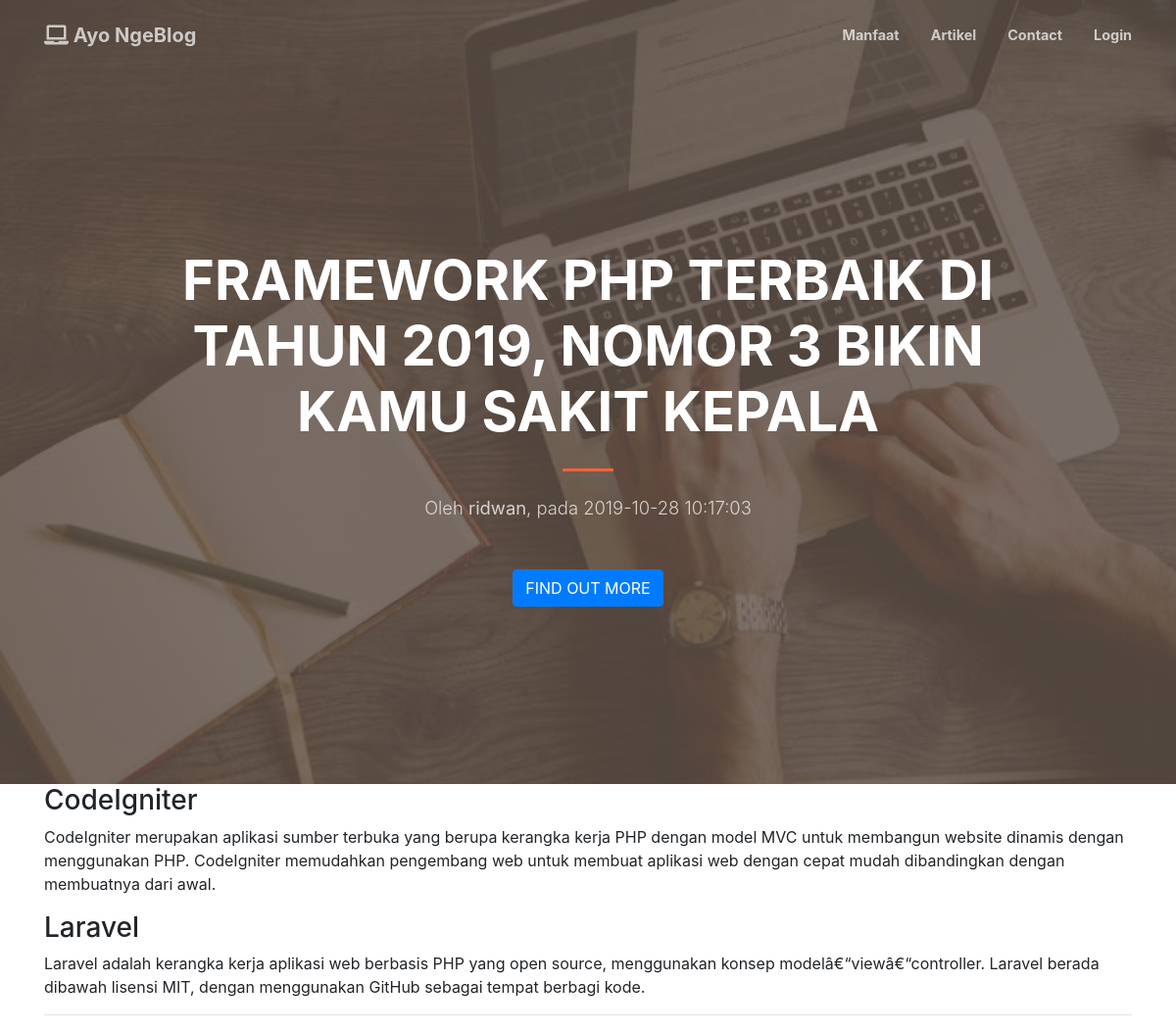
The app's page /lihat-artikel.php?id=7 with its own data.
### tables this page shows
CREATE TABLE `artikel` (
  `id` int(11) NOT NULL,
  `judul` varchar(255) NOT NULL,
  `isi` text NOT NULL,
  `tanggal` timestamp NOT NULL DEFAULT CURRENT_TIMESTAMP,
  `penulis` varchar(128) NOT NULL
);

### lihat-artikel.php (the view, shortened to what this page needs)
<?php
	include 'system/database.php';
 ?>
 <!DOCTYPE html>
<html>
<head>
	<link rel="stylesheet" type="text/css" href="css/style.css">
	<link rel="stylesheet" type="text/css" href="css/bootstrap.min.css">
  	<link href="vendor/fontawesome-free/css/all.min.css" rel="stylesheet" type="text/css">
</head>
<body id="page-top">
	<nav class="navbar navbar-expand-lg navbar-light fixed-top py-3" id="mainNav">
	    <div class="container">
	      <a class="navbar-brand js-scroll-trigger" href="index.php"><i class="fas fa-laptop"></i> Ayo NgeBlog</a>
	      <div class="collapse navbar-collapse" id="navbarResponsive">
	        <ul class="navbar-nav ml-auto my-2 my-lg-0">
	          <li class="nav-item">
	            <a class="nav-link js-scroll-trigger" href="#manfaat">Manfaat</a>
	          </li>
	          <li class="nav-item">
	            <a class="nav-link js-scroll-trigger" href="#portfolio">Artikel</a>
	          </li>
	          <li class="nav-item">
	            <a class="nav-link js-scroll-trigger" href="#contact">Contact</a>
	          </li>
	          <li class="nav-item">
	            <a class="nav-link" href="login.php">Login</a>
	          </li>
	        </ul>
	      </div>
	    </div>
	  </nav>
	  <header class="masthead">
	    <div class="container h-100">
	      <div class="row h-100 align-items-center justify-content-center text-center">
	        <div class="col-lg-10 align-self-end">
				<?php
					if(isset($_GET['id']) && !empty($_GET['id'])){
	                    $id = $_GET['id'];
	                    $query = mysqli_query($connection, "SELECT * FROM artikel WHERE id='$id' ORDER BY tanggal DESC");
	                    if(mysqli_num_rows($query) > 0 ){
	                        while($artikel = mysqli_fetch_array($query)){
				 ?>
	          <h1 class="text-uppercase text-white font-weight-bold"><?php echo $artikel['judul']; ?></h1>
	          <hr class="divider my-4">
	        </div>
	        <div class="col-lg-8 align-self-baseline">
	          <p class="text-white-75 font-weight-light mb-5"><?php echo "Oleh <b>".$artikel['penulis']."</b>, pada ".$artikel['tanggal']; ?></p>
	          <a class="btn btn-primary btn-xl js-scroll-trigger" href="#konten">Find Out More</a>
	        </div>
	      </div>
	    </div>
	  </header>
	<div class="container" id="konten">
		<div class="row">
			<div class="col-md-12">
				<?php
	                            echo "<div class='artikel-isi'>";
	                            echo $artikel['isi'];
	                            echo "</div><hr/>";
	                        }
	                    } else {
	                        include("404.php");
	                    }
	                } else {
	                    include("404.php");
	                }
				 ?>
			</div>
		</div>
	</div>
</body>
</html>

### records on screen
artikel: judul "FRAMEWORK PHP TERBAIK DI TAHUN 2019, NOMOR 3 BIKIN KAMU SAKIT KEPALA", penulis "ridwan", tanggal "2019-10-28 10:17:03", isi "CodeIgniter CodeIgniter merupakan aplikasi sumber terbuka yang berupa kerangka kerja PHP dengan model MVC untuk membangun website dinamis dengan menggunakan PHP. CodeIgniter memudahkan pengembang web untuk membuat aplikasi web dengan cepat mudah dibandingkan dengan membuatnya dari awal. Laravel Laravel adalah kerangka kerja aplikasi web berbasis PHP yang open source, menggunakan konsep modelâ€“viewâ€“controller. Laravel berada dibawah lisensi MIT, dengan menggunakan GitHub sebagai tempat berbagi kode."
